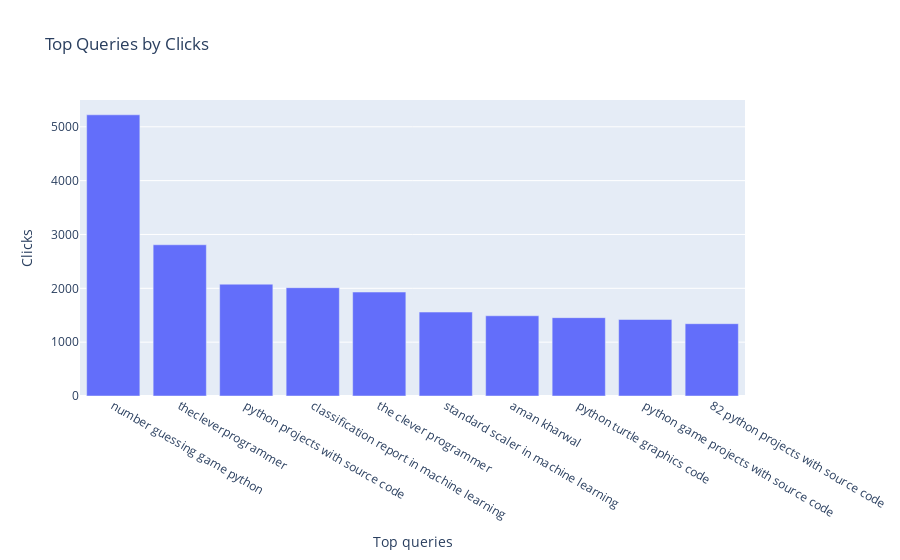
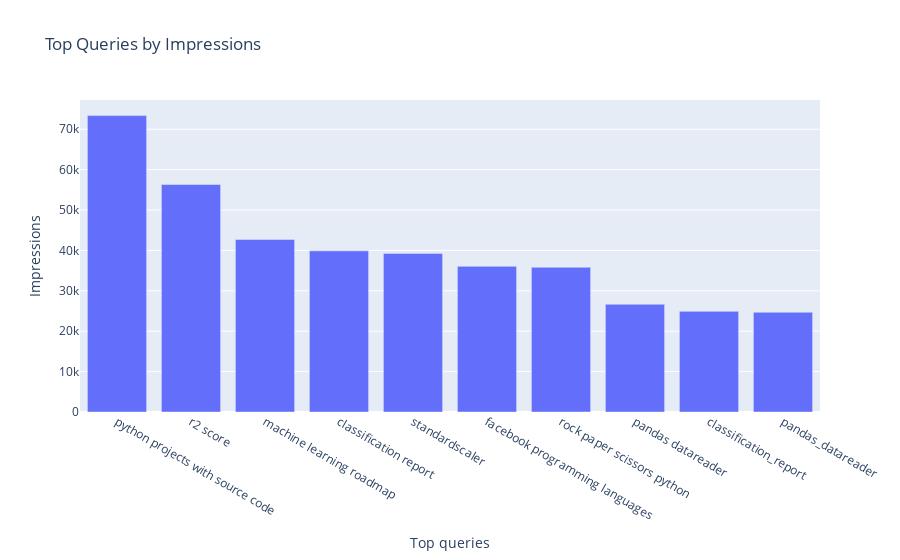

Source (notebook cell) for these figures, in order:
### Markdown cell above
# let’s have a look at the top queries by clicks and impressions:

### Code cell
top_queries_clicks_vis = data.nlargest(10, 'Clicks')[['Top queries', 'Clicks']]
# top 10 rows based on the highest values in the 'Clicks' 
top_queries_impressions_vis = data.nlargest(10, 'Impressions')[['Top queries', 'Impressions']]


# Plotting
fig_clicks = px.bar(top_queries_clicks_vis, x='Top queries', y='Clicks', title='Top Queries by Clicks')
fig_impressions = px.bar(top_queries_impressions_vis, x='Top queries', y='Impressions', title='Top Queries by Impressions')
fig_clicks.show()
fig_impressions.show()

### Figure 1 — Plotly figure (JSON) as saved in the notebook; plotly's stock layout.template omitted (floating-point values rounded to 4 significant figures)
{"data": [{"alignmentgroup": "True", "hovertemplate": "Top queries=%{x}<br>Clicks=%{y}<extra></extra>", "legendgroup": "", "marker": {"color": "#636efa", "pattern": {"shape": ""}}, "name": "", "offsetgroup": "", "orientation": "v", "showlegend": false, "textposition": "auto", "type": "bar", "x": ["number guessing game python", "thecleverprogrammer", "python projects with source code", "classification report in machine learning", "the clever programmer", "standard scaler in machine learning", "aman kharwal", "python turtle graphics code", "python game projects with source code", "82 python projects with source code"], "xaxis": "x", "y": [5223, 2809, 2077, 2012, 1931, 1559, 1490, 1455, 1421, 1343], "yaxis": "y"}], "layout": {"autosize": true, "barmode": "relative", "legend": {"tracegroupgap": 0}, "title": {"text": "Top Queries by Clicks"}, "xaxis": {"anchor": "y", "autorange": true, "domain": [0, 1], "range": [-0.5, 9.5], "title": {"text": "Top queries"}, "type": "category"}, "yaxis": {"anchor": "x", "autorange": true, "domain": [0, 1], "range": [0, 5498.0], "title": {"text": "Clicks"}, "type": "linear"}}}

### Figure 2 — Plotly figure (JSON) as saved in the notebook; plotly's stock layout.template omitted (floating-point values rounded to 4 significant figures)
{"data": [{"alignmentgroup": "True", "hovertemplate": "Top queries=%{x}<br>Impressions=%{y}<extra></extra>", "legendgroup": "", "marker": {"color": "#636efa", "pattern": {"shape": ""}}, "name": "", "offsetgroup": "", "orientation": "v", "showlegend": false, "textposition": "auto", "type": "bar", "x": ["python projects with source code", "r2 score", "machine learning roadmap", "classification report", "standardscaler", "facebook programming languages", "rock paper scissors python", "pandas datareader", "classification_report", "pandas_datareader"], "xaxis": "x", "y": [73380, 56322, 42715, 39896, 39267, 36055, 35824, 26663, 24917, 24689], "yaxis": "y"}], "layout": {"autosize": true, "barmode": "relative", "legend": {"tracegroupgap": 0}, "title": {"text": "Top Queries by Impressions"}, "xaxis": {"anchor": "y", "autorange": true, "domain": [0, 1], "range": [-0.5, 9.5], "title": {"text": "Top queries"}, "type": "category"}, "yaxis": {"anchor": "x", "autorange": true, "domain": [0, 1], "range": [0, 77240.0], "title": {"text": "Impressions"}, "type": "linear"}}}
